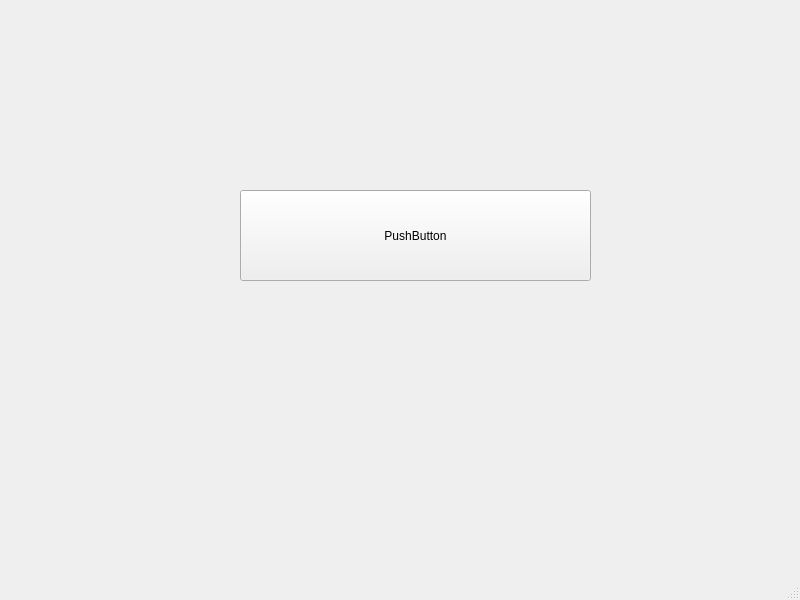
<?xml version="1.0" encoding="UTF-8"?>
<ui version="4.0">
 <class>DataStructure_course_design</class>
 <widget class="QMainWindow" name="DataStructure_course_design">
  <property name="geometry">
   <rect>
    <x>0</x>
    <y>0</y>
    <width>800</width>
    <height>600</height>
   </rect>
  </property>
  <property name="windowTitle">
   <string>DataStructure_course_design</string>
  </property>
  <widget class="QWidget" name="centralwidget">
   <widget class="QPushButton" name="hello_qt_world">
    <property name="geometry">
     <rect>
      <x>240</x>
      <y>190</y>
      <width>351</width>
      <height>91</height>
     </rect>
    </property>
    <property name="text">
     <string>PushButton</string>
    </property>
   </widget>
  </widget>
  <widget class="QMenuBar" name="menubar">
   <property name="geometry">
    <rect>
     <x>0</x>
     <y>0</y>
     <width>800</width>
     <height>23</height>
    </rect>
   </property>
  </widget>
  <widget class="QStatusBar" name="statusbar"/>
 </widget>
 <resources/>
 <connections/>
</ui>
